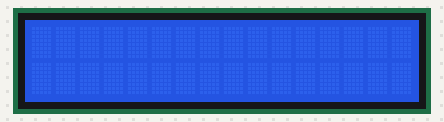
The sketch below on a simulated Arduino Uno, built with avr-gcc and run on an emulated ATmega328P. Shown: 16×2 character LCD.

Above: at 0.1 s.
At 1.1 s:
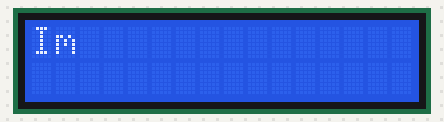
At 2.1 s:
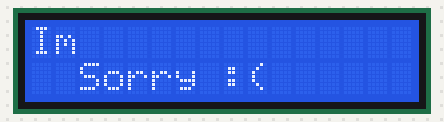
At 4.2 s:
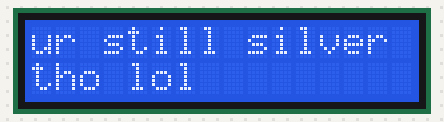

Measured:
- by itself, everything shown: repeats every 7.1 s, in 5 steps
- what the display in image 1 shows lasts 1.0 s, from 1.1 s to 2.1 s
- what the display in image 2 shows lasts 2.0 s, from 2.1 s to 4.1 s
- what the display in image 3 shows lasts 3.0 s, from 4.2 s to 7.2 s

The sketch:

Arduino_LCD_test.ino
```cpp
#include <LiquidCrystal.h>

const int rs = 12, en = 11, d4 = 5, d5 = 4, d6 = 3, d7 = 2;
LiquidCrystal lcd(rs, en, d4, d5, d6, d7);

void setup() {
  // put your setup code here, to run once:
    lcd.begin(16,2);
    //lcd.print("Hello World");
}

void loop() {
  // put your main code here, to run repeatedly:
  delay(1000);
  lcd.print("Im");
  //lcd.display();
  delay(1000);

 //first is vertical, second is horizontal
  lcd.setCursor(2,1);
  lcd.print("Sorry :(");
  delay(2000);

  lcd.clear();

  //lcd.blink();
  //delay(2000);

  //lcd.setCursor(10,2);
  lcd.print("ur still silver");
  delay(100);
  lcd.setCursor(0,1);
  lcd.print("tho lol");
  delay(3000);

  lcd.clear();
  //lcd.noBlink();

}
```
